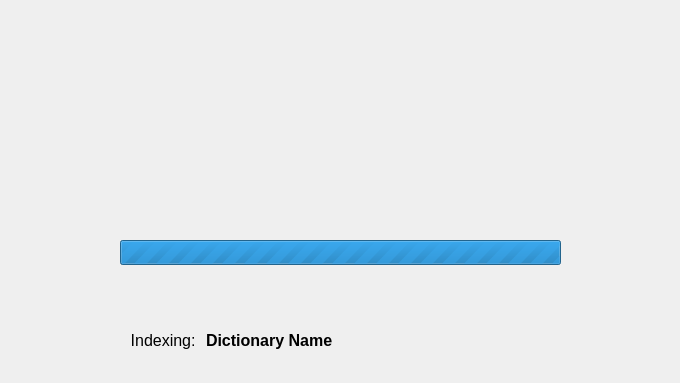
<?xml version="1.0" encoding="UTF-8"?>
<ui version="4.0">
 <class>Initializing</class>
 <widget class="QDialog" name="Initializing">
  <property name="windowModality">
   <enum>Qt::ApplicationModal</enum>
  </property>
  <property name="geometry">
   <rect>
    <x>0</x>
    <y>0</y>
    <width>680</width>
    <height>383</height>
   </rect>
  </property>
  <property name="sizePolicy">
   <sizepolicy hsizetype="Fixed" vsizetype="Fixed">
    <horstretch>0</horstretch>
    <verstretch>0</verstretch>
   </sizepolicy>
  </property>
  <property name="maximumSize">
   <size>
    <width>680</width>
    <height>383</height>
   </size>
  </property>
  <property name="windowTitle">
   <string>ABD_Dictionary - Initializing</string>
  </property>
  <widget class="QLabel" name="splashImage">
   <property name="geometry">
    <rect>
     <x>0</x>
     <y>0</y>
     <width>681</width>
     <height>241</height>
    </rect>
   </property>
   <property name="sizePolicy">
    <sizepolicy hsizetype="Fixed" vsizetype="Fixed">
     <horstretch>0</horstretch>
     <verstretch>0</verstretch>
    </sizepolicy>
   </property>
   <property name="text">
    <string/>
   </property>
   <property name="pixmap">
    <pixmap resource="../../resources.qrc">:/icons/splash.png</pixmap>
   </property>
   <property name="scaledContents">
    <bool>true</bool>
   </property>
  </widget>
  <widget class="QProgressBar" name="progressBar">
   <property name="geometry">
    <rect>
     <x>120</x>
     <y>240</y>
     <width>441</width>
     <height>25</height>
    </rect>
   </property>
   <property name="sizePolicy">
    <sizepolicy hsizetype="Fixed" vsizetype="Fixed">
     <horstretch>0</horstretch>
     <verstretch>0</verstretch>
    </sizepolicy>
   </property>
   <property name="maximum">
    <number>0</number>
   </property>
   <property name="value">
    <number>-1</number>
   </property>
   <property name="alignment">
    <set>Qt::AlignCenter</set>
   </property>
  </widget>
  <widget class="QWidget" name="layoutWidget">
   <property name="geometry">
    <rect>
     <x>130</x>
     <y>310</y>
     <width>411</width>
     <height>61</height>
    </rect>
   </property>
   <layout class="QHBoxLayout" name="horizontalLayout">
    <item>
     <widget class="QLabel" name="operation">
      <property name="sizePolicy">
       <sizepolicy hsizetype="Fixed" vsizetype="Fixed">
        <horstretch>0</horstretch>
        <verstretch>0</verstretch>
       </sizepolicy>
      </property>
      <property name="font">
       <font>
        <pointsize>12</pointsize>
       </font>
      </property>
      <property name="text">
       <string>Indexing: </string>
      </property>
      <property name="alignment">
       <set>Qt::AlignRight|Qt::AlignTrailing|Qt::AlignVCenter</set>
      </property>
     </widget>
    </item>
    <item>
     <widget class="QLabel" name="dictionary">
      <property name="sizePolicy">
       <sizepolicy hsizetype="Preferred" vsizetype="Fixed">
        <horstretch>0</horstretch>
        <verstretch>0</verstretch>
       </sizepolicy>
      </property>
      <property name="font">
       <font>
        <pointsize>12</pointsize>
        <bold>true</bold>
       </font>
      </property>
      <property name="text">
       <string>Dictionary Name</string>
      </property>
      <property name="alignment">
       <set>Qt::AlignLeading|Qt::AlignLeft|Qt::AlignVCenter</set>
      </property>
      <property name="wordWrap">
       <bool>true</bool>
      </property>
     </widget>
    </item>
   </layout>
  </widget>
 </widget>
 <resources>
  <include location="../../resources.qrc"/>
 </resources>
 <connections/>
</ui>
